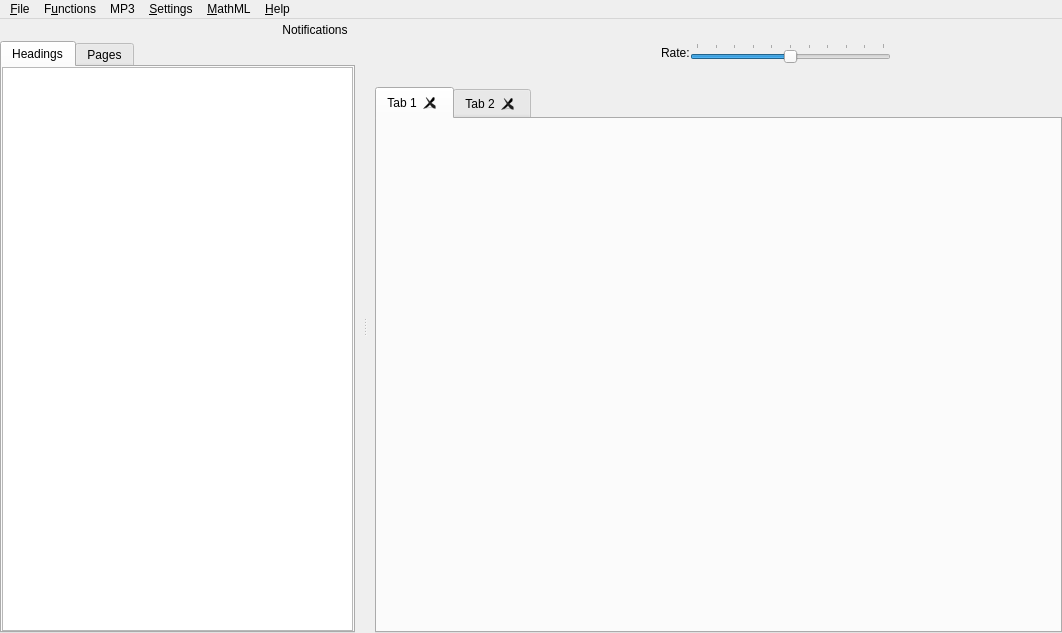
<?xml version="1.0" encoding="UTF-8"?>
<ui version="4.0">
 <class>MainWindow</class>
 <widget class="QMainWindow" name="MainWindow">
  <property name="geometry">
   <rect>
    <x>0</x>
    <y>0</y>
    <width>1062</width>
    <height>633</height>
   </rect>
  </property>
  <property name="acceptDrops">
   <bool>true</bool>
  </property>
  <property name="windowTitle">
   <string>Central Access Reader</string>
  </property>
  <property name="windowIcon">
   <iconset resource="../../resource.qrc">
    <normaloff>:/all/icons/CAR_Logo.ico</normaloff>:/all/icons/CAR_Logo.ico</iconset>
  </property>
  <property name="autoFillBackground">
   <bool>false</bool>
  </property>
  <property name="iconSize">
   <size>
    <width>24</width>
    <height>24</height>
   </size>
  </property>
  <widget class="QWidget" name="centralwidget">
   <layout class="QVBoxLayout" name="verticalLayout_5" stretch="1">
    <property name="spacing">
     <number>0</number>
    </property>
    <property name="margin">
     <number>0</number>
    </property>
    <item>
     <widget class="QSplitter" name="splitter">
      <property name="orientation">
       <enum>Qt::Horizontal</enum>
      </property>
      <property name="opaqueResize">
       <bool>false</bool>
      </property>
      <property name="handleWidth">
       <number>20</number>
      </property>
      <widget class="QWidget" name="layoutWidget">
       <layout class="QVBoxLayout" name="verticalLayout_4">
        <property name="spacing">
         <number>0</number>
        </property>
        <item>
         <layout class="QHBoxLayout" name="horizontalLayout_2">
          <property name="spacing">
           <number>0</number>
          </property>
          <item>
           <widget class="QPushButton" name="bookmarkZoomInButton">
            <property name="maximumSize">
             <size>
              <width>32</width>
              <height>32</height>
             </size>
            </property>
            <property name="focusPolicy">
             <enum>Qt::TabFocus</enum>
            </property>
            <property name="toolTip">
             <string>Zoom In</string>
            </property>
            <property name="text">
             <string/>
            </property>
            <property name="icon">
             <iconset resource="../../resource.qrc">
              <normaloff>:/light/icons/magnify_add_light.png</normaloff>:/light/icons/magnify_add_light.png</iconset>
            </property>
            <property name="iconSize">
             <size>
              <width>24</width>
              <height>24</height>
             </size>
            </property>
            <property name="flat">
             <bool>true</bool>
            </property>
           </widget>
          </item>
          <item>
           <widget class="QPushButton" name="bookmarkZoomOutButton">
            <property name="maximumSize">
             <size>
              <width>32</width>
              <height>32</height>
             </size>
            </property>
            <property name="focusPolicy">
             <enum>Qt::TabFocus</enum>
            </property>
            <property name="toolTip">
             <string>Zoom Out</string>
            </property>
            <property name="text">
             <string/>
            </property>
            <property name="icon">
             <iconset resource="../../resource.qrc">
              <normaloff>:/light/icons/magnify_minus_light.png</normaloff>:/light/icons/magnify_minus_light.png</iconset>
            </property>
            <property name="iconSize">
             <size>
              <width>24</width>
              <height>24</height>
             </size>
            </property>
            <property name="flat">
             <bool>true</bool>
            </property>
           </widget>
          </item>
          <item>
           <spacer name="horizontalSpacer_3">
            <property name="orientation">
             <enum>Qt::Horizontal</enum>
            </property>
            <property name="sizeHint" stdset="0">
             <size>
              <width>40</width>
              <height>20</height>
             </size>
            </property>
           </spacer>
          </item>
          <item>
           <widget class="QPushButton" name="notificationsButton">
            <property name="maximumSize">
             <size>
              <width>16777215</width>
              <height>38</height>
             </size>
            </property>
            <property name="text">
             <string>Notifications</string>
            </property>
            <property name="icon">
             <iconset resource="../../resource.qrc">
              <normaloff>:/classic/icons/bell_classic.png</normaloff>:/classic/icons/bell_classic.png</iconset>
            </property>
            <property name="iconSize">
             <size>
              <width>32</width>
              <height>32</height>
             </size>
            </property>
            <property name="flat">
             <bool>true</bool>
            </property>
           </widget>
          </item>
         </layout>
        </item>
        <item>
         <widget class="QTabWidget" name="navigationTabWidget">
          <property name="currentIndex">
           <number>0</number>
          </property>
          <property name="usesScrollButtons">
           <bool>false</bool>
          </property>
          <widget class="QWidget" name="bookmarksTab">
           <attribute name="title">
            <string>Headings</string>
           </attribute>
           <layout class="QVBoxLayout" name="verticalLayout">
            <property name="spacing">
             <number>0</number>
            </property>
            <property name="margin">
             <number>0</number>
            </property>
            <item>
             <widget class="QTreeView" name="bookmarksTreeView">
              <property name="headerHidden">
               <bool>true</bool>
              </property>
             </widget>
            </item>
           </layout>
          </widget>
          <widget class="QWidget" name="pagesTab">
           <attribute name="title">
            <string>Pages</string>
           </attribute>
           <layout class="QVBoxLayout" name="verticalLayout_2">
            <property name="spacing">
             <number>0</number>
            </property>
            <property name="margin">
             <number>0</number>
            </property>
            <item>
             <widget class="QTreeView" name="pagesTreeView">
              <property name="headerHidden">
               <bool>true</bool>
              </property>
             </widget>
            </item>
           </layout>
          </widget>
         </widget>
        </item>
       </layout>
      </widget>
      <widget class="QWidget" name="layoutWidget">
       <layout class="QVBoxLayout" name="verticalLayout_3" stretch="0,1,0">
        <property name="spacing">
         <number>0</number>
        </property>
        <item>
         <widget class="QScrollArea" name="scrollArea">
          <property name="frameShape">
           <enum>QFrame::NoFrame</enum>
          </property>
          <property name="verticalScrollBarPolicy">
           <enum>Qt::ScrollBarAlwaysOff</enum>
          </property>
          <property name="horizontalScrollBarPolicy">
           <enum>Qt::ScrollBarAlwaysOff</enum>
          </property>
          <property name="widgetResizable">
           <bool>true</bool>
          </property>
          <widget class="QWidget" name="scrollAreaWidgetContents">
           <property name="geometry">
            <rect>
             <x>0</x>
             <y>0</y>
             <width>665</width>
             <height>69</height>
            </rect>
           </property>
           <layout class="QHBoxLayout" name="horizontalLayout" stretch="0,0,0,0,0,0,0,0,0,1">
            <property name="spacing">
             <number>0</number>
            </property>
            <property name="margin">
             <number>0</number>
            </property>
            <item>
             <widget class="QPushButton" name="playButton">
              <property name="maximumSize">
               <size>
                <width>60</width>
                <height>50</height>
               </size>
              </property>
              <property name="focusPolicy">
               <enum>Qt::TabFocus</enum>
              </property>
              <property name="toolTip">
               <string>Read</string>
              </property>
              <property name="text">
               <string/>
              </property>
              <property name="icon">
               <iconset resource="../../resource.qrc">
                <normaloff>:/light/icons/play_light.png</normaloff>:/light/icons/play_light.png</iconset>
              </property>
              <property name="iconSize">
               <size>
                <width>50</width>
                <height>50</height>
               </size>
              </property>
              <property name="flat">
               <bool>true</bool>
              </property>
             </widget>
            </item>
            <item>
             <widget class="QPushButton" name="speechSettingsButton">
              <property name="maximumSize">
               <size>
                <width>60</width>
                <height>50</height>
               </size>
              </property>
              <property name="focusPolicy">
               <enum>Qt::TabFocus</enum>
              </property>
              <property name="toolTip">
               <string>Speech Settings</string>
              </property>
              <property name="text">
               <string/>
              </property>
              <property name="icon">
               <iconset resource="../../resource.qrc">
                <normaloff>:/light/icons/speech_settings_light.png</normaloff>:/light/icons/speech_settings_light.png</iconset>
              </property>
              <property name="iconSize">
               <size>
                <width>50</width>
                <height>50</height>
               </size>
              </property>
              <property name="flat">
               <bool>true</bool>
              </property>
             </widget>
            </item>
            <item>
             <widget class="QPushButton" name="colorSettingsButton">
              <property name="maximumSize">
               <size>
                <width>60</width>
                <height>50</height>
               </size>
              </property>
              <property name="focusPolicy">
               <enum>Qt::TabFocus</enum>
              </property>
              <property name="toolTip">
               <string>Highlighting, Colors, and Font Settings</string>
              </property>
              <property name="text">
               <string/>
              </property>
              <property name="icon">
               <iconset resource="../../resource.qrc">
                <normaloff>:/light/icons/color_settings_light.png</normaloff>:/light/icons/color_settings_light.png</iconset>
              </property>
              <property name="iconSize">
               <size>
                <width>50</width>
                <height>50</height>
               </size>
              </property>
              <property name="flat">
               <bool>true</bool>
              </property>
             </widget>
            </item>
            <item>
             <widget class="QPushButton" name="saveToMP3Button">
              <property name="maximumSize">
               <size>
                <width>60</width>
                <height>50</height>
               </size>
              </property>
              <property name="focusPolicy">
               <enum>Qt::TabFocus</enum>
              </property>
              <property name="toolTip">
               <string>Save All To MP3</string>
              </property>
              <property name="text">
               <string/>
              </property>
              <property name="icon">
               <iconset resource="../../resource.qrc">
                <normaloff>:/light/icons/export_mp3_light.png</normaloff>:/light/icons/export_mp3_light.png</iconset>
              </property>
              <property name="iconSize">
               <size>
                <width>50</width>
                <height>50</height>
               </size>
              </property>
              <property name="flat">
               <bool>true</bool>
              </property>
             </widget>
            </item>
            <item>
             <widget class="QPushButton" name="zoomInButton">
              <property name="maximumSize">
               <size>
                <width>60</width>
                <height>50</height>
               </size>
              </property>
              <property name="font">
               <font>
                <family>Times New Roman</family>
                <italic>false</italic>
               </font>
              </property>
              <property name="focusPolicy">
               <enum>Qt::TabFocus</enum>
              </property>
              <property name="toolTip">
               <string>Zoom In</string>
              </property>
              <property name="text">
               <string/>
              </property>
              <property name="icon">
               <iconset resource="../../resource.qrc">
                <normaloff>:/light/icons/magnify_add_light.png</normaloff>:/light/icons/magnify_add_light.png</iconset>
              </property>
              <property name="iconSize">
               <size>
                <width>50</width>
                <height>50</height>
               </size>
              </property>
              <property name="flat">
               <bool>true</bool>
              </property>
             </widget>
            </item>
            <item>
             <widget class="QPushButton" name="zoomOutButton">
              <property name="maximumSize">
               <size>
                <width>60</width>
                <height>50</height>
               </size>
              </property>
              <property name="font">
               <font>
                <family>Times New Roman</family>
                <italic>false</italic>
               </font>
              </property>
              <property name="focusPolicy">
               <enum>Qt::TabFocus</enum>
              </property>
              <property name="toolTip">
               <string>Zoom Out</string>
              </property>
              <property name="text">
               <string/>
              </property>
              <property name="icon">
               <iconset resource="../../resource.qrc">
                <normaloff>:/light/icons/magnify_minus_light.png</normaloff>:/light/icons/magnify_minus_light.png</iconset>
              </property>
              <property name="iconSize">
               <size>
                <width>50</width>
                <height>50</height>
               </size>
              </property>
              <property name="flat">
               <bool>true</bool>
              </property>
             </widget>
            </item>
            <item>
             <widget class="QPushButton" name="zoomResetButton">
              <property name="maximumSize">
               <size>
                <width>60</width>
                <height>50</height>
               </size>
              </property>
              <property name="focusPolicy">
               <enum>Qt::TabFocus</enum>
              </property>
              <property name="toolTip">
               <string>Reset Zoom</string>
              </property>
              <property name="text">
               <string/>
              </property>
              <property name="icon">
               <iconset resource="../../resource.qrc">
                <normaloff>:/light/icons/magnify_reset_light.png</normaloff>:/light/icons/magnify_reset_light.png</iconset>
              </property>
              <property name="iconSize">
               <size>
                <width>50</width>
                <height>50</height>
               </size>
              </property>
              <property name="flat">
               <bool>true</bool>
              </property>
             </widget>
            </item>
            <item>
             <widget class="QLabel" name="rateLabel">
              <property name="text">
               <string>Rate:</string>
              </property>
              <property name="margin">
               <number>7</number>
              </property>
             </widget>
            </item>
            <item>
             <widget class="QSlider" name="rateSlider">
              <property name="minimumSize">
               <size>
                <width>201</width>
                <height>0</height>
               </size>
              </property>
              <property name="focusPolicy">
               <enum>Qt::WheelFocus</enum>
              </property>
              <property name="toolTip">
               <string>Rate</string>
              </property>
              <property name="minimum">
               <number>0</number>
              </property>
              <property name="maximum">
               <number>100</number>
              </property>
              <property name="value">
               <number>50</number>
              </property>
              <property name="orientation">
               <enum>Qt::Horizontal</enum>
              </property>
              <property name="tickPosition">
               <enum>QSlider::TicksAbove</enum>
              </property>
              <property name="tickInterval">
               <number>10</number>
              </property>
             </widget>
            </item>
            <item>
             <spacer name="horizontalSpacer">
              <property name="orientation">
               <enum>Qt::Horizontal</enum>
              </property>
              <property name="sizeHint" stdset="0">
               <size>
                <width>5</width>
                <height>5</height>
               </size>
              </property>
             </spacer>
            </item>
           </layout>
          </widget>
         </widget>
        </item>
        <item>
         <widget class="QTabWidget" name="documentTabWidget">
          <property name="tabsClosable">
           <bool>true</bool>
          </property>
          <property name="movable">
           <bool>true</bool>
          </property>
          <widget class="QWidget" name="tab">
           <attribute name="title">
            <string>Tab 1</string>
           </attribute>
          </widget>
          <widget class="QWidget" name="tab_2">
           <attribute name="title">
            <string>Tab 2</string>
           </attribute>
          </widget>
         </widget>
        </item>
        <item>
         <widget class="DownloadProgressWidget" name="updateDownloadProgress" native="true"/>
        </item>
       </layout>
      </widget>
     </widget>
    </item>
   </layout>
  </widget>
  <widget class="QMenuBar" name="menubar">
   <property name="geometry">
    <rect>
     <x>0</x>
     <y>0</y>
     <width>1062</width>
     <height>21</height>
    </rect>
   </property>
   <widget class="QMenu" name="menuFile">
    <property name="title">
     <string>&amp;File</string>
    </property>
    <addaction name="actionOpen_Docx"/>
    <addaction name="actionClose_Document"/>
    <addaction name="actionPaste_From_Clipboard"/>
    <addaction name="separator"/>
    <addaction name="actionExport_to_HTML"/>
    <addaction name="actionBatch"/>
    <addaction name="separator"/>
    <addaction name="actionQuit"/>
   </widget>
   <widget class="QMenu" name="menuMathML">
    <property name="title">
     <string>&amp;MathML</string>
    </property>
    <addaction name="actionOpen_Pattern_Editor"/>
    <addaction name="actionShow_All_MathML"/>
   </widget>
   <widget class="QMenu" name="menuHelp">
    <property name="title">
     <string>&amp;Help</string>
    </property>
    <addaction name="actionTutorial"/>
    <addaction name="actionAbout"/>
    <addaction name="separator"/>
    <addaction name="actionReport_a_Bug"/>
    <addaction name="actionTake_A_Survey"/>
   </widget>
   <widget class="QMenu" name="menuFunctions">
    <property name="title">
     <string>F&amp;unctions</string>
    </property>
    <addaction name="actionPlay"/>
    <addaction name="actionStop"/>
    <addaction name="separator"/>
    <addaction name="actionZoom_In"/>
    <addaction name="actionZoom_Out"/>
    <addaction name="actionReset_Zoom"/>
    <addaction name="separator"/>
    <addaction name="actionIncrease_Volume"/>
    <addaction name="actionDecrease_Volume"/>
    <addaction name="actionIncrease_Rate"/>
    <addaction name="actionDecrease_Rate"/>
    <addaction name="separator"/>
    <addaction name="actionSearch"/>
   </widget>
   <widget class="QMenu" name="menuSettings">
    <property name="title">
     <string>&amp;Settings</string>
    </property>
    <addaction name="actionSpeech"/>
    <addaction name="actionHighlights_Colors_and_Fonts"/>
   </widget>
   <widget class="QMenu" name="menuMP3">
    <property name="title">
     <string>MP3</string>
    </property>
    <addaction name="actionSave_All_to_MP3"/>
    <addaction name="actionSave_Selection_to_MP3"/>
    <addaction name="separator"/>
    <addaction name="actionBy_Page"/>
   </widget>
   <addaction name="menuFile"/>
   <addaction name="menuFunctions"/>
   <addaction name="menuMP3"/>
   <addaction name="menuSettings"/>
   <addaction name="menuMathML"/>
   <addaction name="menuHelp"/>
  </widget>
  <action name="actionOpen_Docx">
   <property name="text">
    <string>&amp;Open Word Document</string>
   </property>
   <property name="shortcut">
    <string>Ctrl+O</string>
   </property>
  </action>
  <action name="actionOpen_Pattern_Editor">
   <property name="text">
    <string>&amp;Open Pattern Editor...</string>
   </property>
  </action>
  <action name="actionShow_All_MathML">
   <property name="text">
    <string>&amp;Show All MathML...</string>
   </property>
  </action>
  <action name="actionQuit">
   <property name="icon">
    <iconset>
     <normaloff>:/icons/icons/application_exit.png</normaloff>:/icons/icons/application_exit.png</iconset>
   </property>
   <property name="text">
    <string>&amp;Quit</string>
   </property>
   <property name="shortcut">
    <string>Ctrl+Q</string>
   </property>
  </action>
  <action name="actionTutorial">
   <property name="icon">
    <iconset>
     <normaloff>:/icons/icons/help_contents.png</normaloff>:/icons/icons/help_contents.png</iconset>
   </property>
   <property name="text">
    <string>&amp;Tutorial</string>
   </property>
   <property name="shortcut">
    <string>Ctrl+H</string>
   </property>
  </action>
  <action name="actionAbout">
   <property name="icon">
    <iconset>
     <normaloff>:/icons/icons/help_about.png</normaloff>:/icons/icons/help_about.png</iconset>
   </property>
   <property name="text">
    <string>&amp;About</string>
   </property>
   <property name="shortcut">
    <string>Ctrl+Shift+H</string>
   </property>
  </action>
  <action name="actionReport_a_Bug">
   <property name="icon">
    <iconset>
     <normaloff>:/icons/icons/report_bug.png</normaloff>:/icons/icons/report_bug.png</iconset>
   </property>
   <property name="text">
    <string>Report a &amp;Bug</string>
   </property>
  </action>
  <action name="actionTake_A_Survey">
   <property name="icon">
    <iconset>
     <normaloff>:/icons/icons/spread.png</normaloff>:/icons/icons/spread.png</iconset>
   </property>
   <property name="text">
    <string>Take A &amp;Survey</string>
   </property>
  </action>
  <action name="actionSearch">
   <property name="text">
    <string>S&amp;earch</string>
   </property>
   <property name="toolTip">
    <string>Toggles the search bar on and off.</string>
   </property>
   <property name="shortcut">
    <string>Ctrl+F</string>
   </property>
  </action>
  <action name="actionPlay">
   <property name="icon">
    <iconset>
     <normaloff>:/icons/icons/play.png</normaloff>:/icons/icons/play.png</iconset>
   </property>
   <property name="text">
    <string>&amp;Read</string>
   </property>
   <property name="shortcut">
    <string>Ctrl+R</string>
   </property>
  </action>
  <action name="actionStop">
   <property name="icon">
    <iconset>
     <normaloff>:/icons/icons/stop.png</normaloff>:/icons/icons/stop.png</iconset>
   </property>
   <property name="text">
    <string>&amp;Stop</string>
   </property>
   <property name="shortcut">
    <string>Ctrl+S</string>
   </property>
  </action>
  <action name="actionSave_Selection_to_MP3">
   <property name="icon">
    <iconset>
     <normaloff>:/icons/icons/text_speak.png</normaloff>:/icons/icons/text_speak.png</iconset>
   </property>
   <property name="text">
    <string>Save &amp;Selection</string>
   </property>
   <property name="shortcut">
    <string>Ctrl+Shift+M</string>
   </property>
  </action>
  <action name="actionSave_All_to_MP3">
   <property name="icon">
    <iconset>
     <normaloff>:/icons/icons/text_speak.png</normaloff>:/icons/icons/text_speak.png</iconset>
   </property>
   <property name="text">
    <string>Save &amp;All</string>
   </property>
   <property name="shortcut">
    <string>Ctrl+M</string>
   </property>
  </action>
  <action name="actionHighlights_Colors_and_Fonts">
   <property name="icon">
    <iconset>
     <normaloff>:/icons/icons/color_settings.png</normaloff>:/icons/icons/color_settings.png</iconset>
   </property>
   <property name="text">
    <string>&amp;Highlights, Colors, and Fonts</string>
   </property>
   <property name="shortcut">
    <string>F2</string>
   </property>
  </action>
  <action name="actionSpeech">
   <property name="icon">
    <iconset>
     <normaloff>:/icons/icons/system_config_services.png</normaloff>:/icons/icons/system_config_services.png</iconset>
   </property>
   <property name="text">
    <string>&amp;Speech</string>
   </property>
   <property name="shortcut">
    <string>F1</string>
   </property>
  </action>
  <action name="actionZoom_In">
   <property name="icon">
    <iconset>
     <normaloff>:/icons/icons/zoom_in_small.png</normaloff>:/icons/icons/zoom_in_small.png</iconset>
   </property>
   <property name="text">
    <string>Zoom In</string>
   </property>
   <property name="shortcut">
    <string>Ctrl+=</string>
   </property>
  </action>
  <action name="actionZoom_Out">
   <property name="icon">
    <iconset>
     <normaloff>:/icons/icons/zoom_out_small.png</normaloff>:/icons/icons/zoom_out_small.png</iconset>
   </property>
   <property name="text">
    <string>Zoom Out</string>
   </property>
   <property name="shortcut">
    <string>Ctrl+-</string>
   </property>
  </action>
  <action name="actionReset_Zoom">
   <property name="icon">
    <iconset>
     <normaloff>:/icons/icons/zoom_fit_best_small.png</normaloff>:/icons/icons/zoom_fit_best_small.png</iconset>
   </property>
   <property name="text">
    <string>Reset Zoom</string>
   </property>
   <property name="shortcut">
    <string>Ctrl+Backspace</string>
   </property>
  </action>
  <action name="actionIncrease_Volume">
   <property name="text">
    <string>Increase Volume</string>
   </property>
   <property name="toolTip">
    <string>Increase Volume</string>
   </property>
   <property name="shortcut">
    <string>Ctrl+Up</string>
   </property>
  </action>
  <action name="actionDecrease_Volume">
   <property name="text">
    <string>Decrease Volume</string>
   </property>
   <property name="toolTip">
    <string>Decrease Volume</string>
   </property>
   <property name="shortcut">
    <string>Ctrl+Down</string>
   </property>
  </action>
  <action name="actionIncrease_Rate">
   <property name="text">
    <string>Increase Rate</string>
   </property>
   <property name="toolTip">
    <string>Increase Rate</string>
   </property>
   <property name="shortcut">
    <string>Ctrl+Right</string>
   </property>
  </action>
  <action name="actionDecrease_Rate">
   <property name="text">
    <string>Decrease Rate</string>
   </property>
   <property name="toolTip">
    <string>Decrease Rate</string>
   </property>
   <property name="shortcut">
    <string>Ctrl+Left</string>
   </property>
  </action>
  <action name="actionEntire_Document">
   <property name="icon">
    <iconset>
     <normaloff>:/icons/icons/text_speak.png</normaloff>:/icons/icons/text_speak.png</iconset>
   </property>
   <property name="text">
    <string>Entire Document</string>
   </property>
  </action>
  <action name="actionCurrent_Selection">
   <property name="icon">
    <iconset>
     <normaloff>:/icons/icons/text_speak.png</normaloff>:/icons/icons/text_speak.png</iconset>
   </property>
   <property name="text">
    <string>Current Selection</string>
   </property>
  </action>
  <action name="actionBy_Page">
   <property name="icon">
    <iconset>
     <normaloff>:/icons/icons/text_speak.png</normaloff>:/icons/icons/text_speak.png</iconset>
   </property>
   <property name="text">
    <string>Save By Page</string>
   </property>
  </action>
  <action name="actionExport_to_HTML">
   <property name="text">
    <string>&amp;Export to HTML</string>
   </property>
  </action>
  <action name="actionClose_Document">
   <property name="text">
    <string>Close Current Document</string>
   </property>
   <property name="shortcut">
    <string>Ctrl+W</string>
   </property>
  </action>
  <action name="actionPaste_From_Clipboard">
   <property name="text">
    <string>Paste From Clipboard</string>
   </property>
   <property name="shortcut">
    <string>Ctrl+V</string>
   </property>
  </action>
  <action name="actionBatch">
   <property name="text">
    <string>Batch</string>
   </property>
  </action>
 </widget>
 <customwidgets>
  <customwidget>
   <class>DownloadProgressWidget</class>
   <extends>QWidget</extends>
   <header>gui/download_progress</header>
   <container>1</container>
  </customwidget>
 </customwidgets>
 <resources>
  <include location="../../resource.qrc"/>
 </resources>
 <connections/>
</ui>
